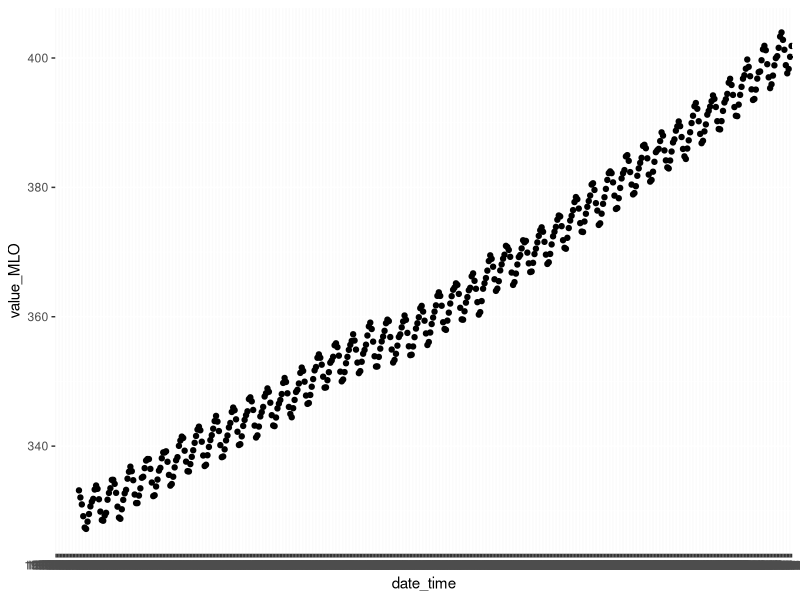

Write R code to recreate this figure.
## ---- chunk 1
knitr::opts_chunk$set(fig.width=12, fig.height=8,
                      echo=FALSE, warning=FALSE, message=FALSE)
## ---- chunk 2


# clear all variables possibly left over from previous sessions
rm(list = ls())

# load libraries

library(GGally)
library(ggplot2)
library(dplyr)

# load the data
CO2_all <- read.table("./data/CO2_4_sites.txt",header = T,  dec = ".")

## ---- chunk 3

variable.names(CO2_all)


## ---- chunk 4



qplot(date_time,value_MLO,data = CO2_all) 
